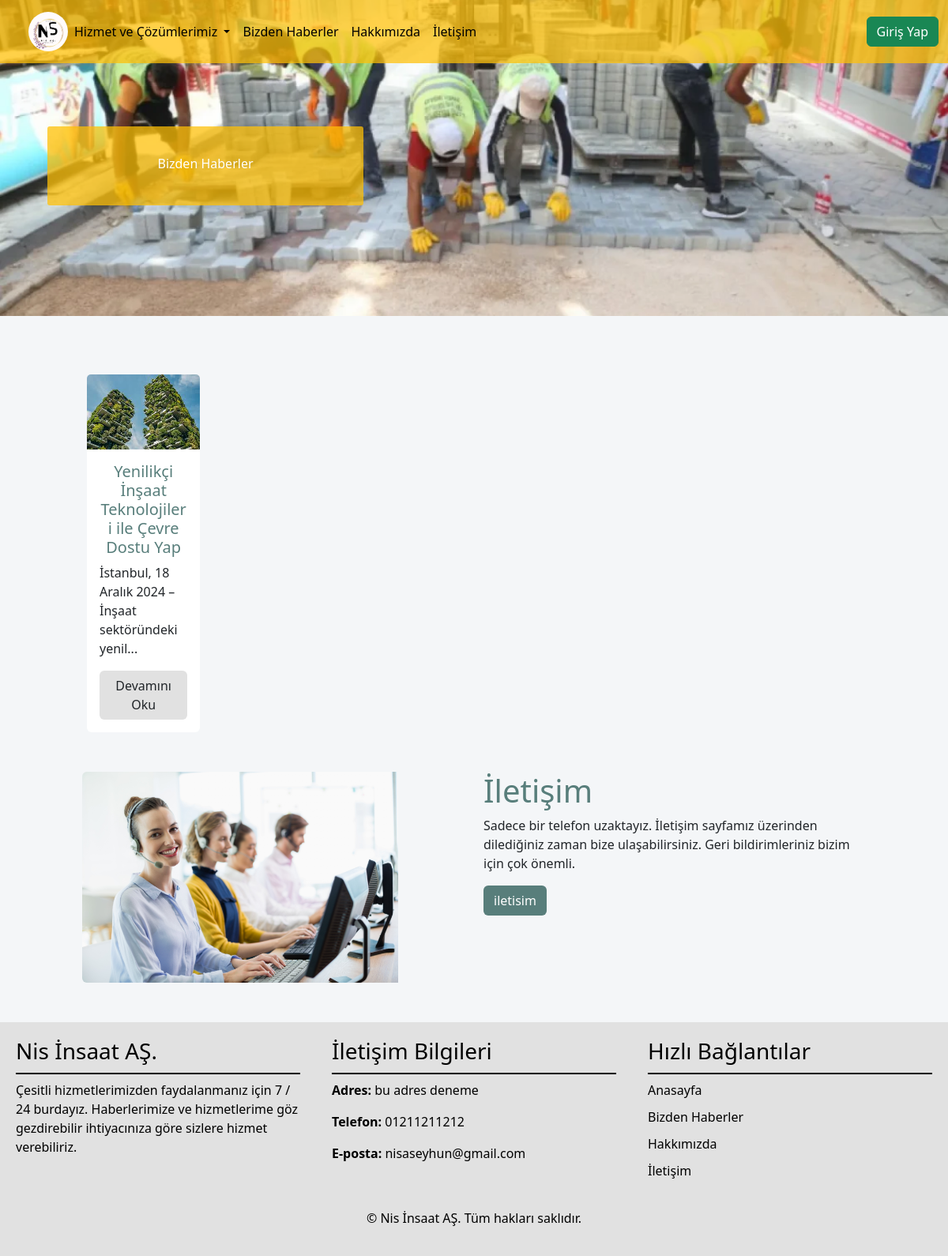
Page /page/client/News.php on the committed database.
### tables this page shows
CREATE TABLE IF NOT EXISTS `news` (
  `news_Id` int NOT NULL AUTO_INCREMENT,
  `news_Title` varchar(50) NOT NULL,
  `news_Img` varchar(255) NOT NULL,
  `news_Content` text NOT NULL,
  PRIMARY KEY (`news_Id`)
);

CREATE TABLE IF NOT EXISTS `contactinfo` (
  `contactInfo_Id` int NOT NULL AUTO_INCREMENT,
  `phone` varchar(50) NOT NULL,
  `email` varchar(255) NOT NULL,
  `adress` varchar(255) NOT NULL,
  PRIMARY KEY (`contactInfo_Id`)
);

### pullData/newsData.php (called while the page is built, shortened)
<?php
require '../../action/baglan.php';
$stmt = $conn->prepare("SELECT * FROM news ORDER BY news_Id DESC");
$stmt->execute();
$result = $stmt->get_result();
$news = [];
if ($result->num_rows > 0) {
    while ($row = $result->fetch_assoc()) {
        $news[] = $row;
    }
}

### pullOneData/contactInfoData.php (called while the page is built, shortened)
<?php
require '../../action/baglan.php';
$stmt = $conn->prepare("SELECT * FROM contactinfo ORDER BY contactInfo_Id DESC LIMIT 1");
$stmt->execute();
$result = $stmt->get_result();
if ($result->num_rows > 0) {
    $latestContactInfo = $result->fetch_assoc();
}

### page/client/News.php (the view, shortened to what this page needs)
<?php
require_once('../../pullData/newsData.php');
?>
<!DOCTYPE html>
<html lang="tr">
<head>
    <link href="../../lib/css/bootstrap.min.css" rel="stylesheet">
    <link rel="stylesheet" type="text/css" href="../../css/index.css">
    <link rel="stylesheet" type="text/css" href="../../css/nav.css">
    <link rel="stylesheet" type="text/css" href="../../css/footer.css">
</head>
<body>
    <?php
    include "../../component/header.php"
    ?>
    <div class="resimKapsayici">
        <img src="../../img/news.webp" class="card-img-top" alt="">
        <div class="resimYazisi">
            <p>Bizden Haberler</p>
        </div>
    </div>
    <section class="icerik">
        <div class="px-5 my-5">
            <div class="row g-4">
                <?php if (!empty($news)): ?>
                    <?php foreach ($news as $new): ?>
                        <div class="col-md-4 col-lg-3 col-sm-6 col-xl-2">
                            <div class="card">
                                <img src="../<?php echo htmlspecialchars($new['news_Img']); ?>" class="card-img-top" alt="Haber Resmi">
                                <div class="card-body">
                                    <h5 class="card-title text-center"><?php echo htmlspecialchars($new['news_Title']); ?></h5>
                                    <p class="card-text" style="min-height:48px;">
                                        <?php
                                        $content = htmlspecialchars($new['news_Content']);
                                        $maxLength = 60;
                                        if (strlen($content) > $maxLength) {
                                            echo nl2br(substr($content, 0, $maxLength)) . '...';
                                        } else {
                                            echo nl2br($content);
                                        }
                                        ?>
                                    </p>
                                    <a href="newsDetails.php?id=<?php echo $new['news_Id']; ?>" class="btn mx-auto d-block" style="background-color: rgb(225 225 225);">Devamını Oku</a>
                                </div>
                            </div>
                        </div>
                    <?php endforeach; ?>
                <?php else: ?>
                    <p class="text-center">Henüz haber eklenmemiş.</p>
                <?php endif; ?>
            </div>
        </div>
    </section>
    <?php
    include "../../component/goToContact.php";
    include "../../component/footer.php"
    ?>
</body>
</html>

### component/footer.php
<?php
require_once('../../pullOneData/contactInfoData.php');
?>
<footer>
    <div class="footer-icerik ">
        <div class="footer-bolum">
            <h3>Nis İnsaat AŞ.</h3>
            <p>
                Çesitli hizmetlerimizden faydalanmanız için 7 / 24 burdayız. Haberlerimize ve hizmetlerime göz gezdirebilir ihtiyacınıza göre sizlere hizmet verebiliriz.
            </p>
        </div>
        <div class="footer-bolum">
            <h3>İletişim Bilgileri</h3>
            <?php if (!empty($latestContactInfo)): ?>
                <div class="contact-info">
                    <p><strong>Adres:</strong> <?= htmlspecialchars($latestContactInfo['adress']) ?></p>
                    <p><strong>Telefon:</strong> <?= htmlspecialchars($latestContactInfo['phone']) ?></p>
                    <p><strong>E-posta:</strong> <?= htmlspecialchars($latestContactInfo['email']) ?></p>
                </div>
            <?php else: ?>
                <p>İletişim bilgileri bulunamadı.</p>
            <?php endif; ?>
        </div>
        <div class="footer-bolum">
            <h3>Hızlı Bağlantılar</h3>
            <ul>
                <li><a href="index.php?kategori=6">Anasayfa</a></li>
                <li><a href="news.php">Bizden Haberler</a></li>
                <li><a href="about.php">Hakkımızda</a></li>
                <li><a href="contact.php">İletişim</a></li>
            </ul>
        </div>
    </div>
    <div class="alt-footer">
        <p>&copy; Nis İnsaat AŞ. Tüm hakları saklıdır.</p>
    </div>
</footer>

### css/index.css (style rules this page uses)
body { background-color: #F4F6F8; }
.card { border: 0 !important; padding: auto !important; margin: 0 !important; }
.row { margin: 50px !important; }
.icerik { margin-top: 3%; }
.card-title { color: #587e7b; }
.resimKapsayici { position: relative; }
.resimKapsayici img { width: 100%; height: 400px; object-fit: cover; }
.resimYazisi { border-radius: 3px; width: 400px; height: 100px; text-align: center; background-color: #ffc105ba; position: absolute; left: 5%; top: 40%; }
.resimKapsayici p { display: inline-block; color: white; font-size: 24; margin: 35px 0; }

### css/nav.css (style rules this page uses)
li a { color: black !important; }

### css/footer.css (style rules this page uses)
footer { background-color: rgb(225 225 225); color: black; padding: 20px 0; }
.footer-icerik { display: flex; justify-content: space-around; }
.footer-bolum { width: 30%; }
.footer-bolum h3 { color: black; border-bottom: 2px solid black; padding-bottom: 10px; }
.footer-bolum p { color: black; }
.footer-bolum ul { list-style: none; padding: 0; }
.footer-bolum ul li { margin-bottom: 10px; }
.footer-bolum ul li a { text-decoration: none; color: black; }
.alt-footer { text-align: center; margin-top: 20px; }
.alt-footer p { color: black; }

### rows in the picture
news: news_Img (picture), news_Title "Yenilikçi İnşaat Teknolojileri ile Çevre Dostu Yap", news_Content "İstanbul, 18 Aralık 2024 – İnşaat sektöründeki yenil"
contactinfo: adress "bu adres deneme", phone "01211211212", email "nisaseyhun@gmail.com"
